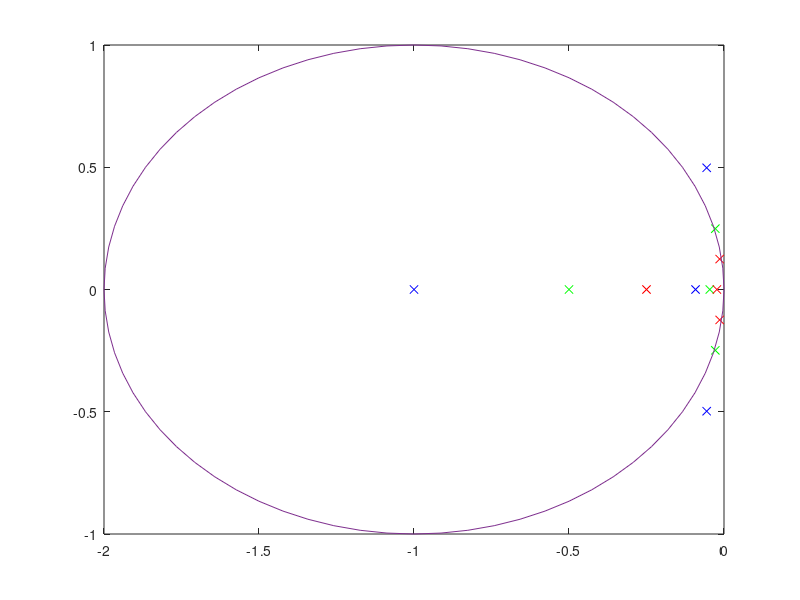

MATLAB code for this plot: (Note: this script raises an error after producing the figure.)
clear;
clc;

savePlots = true;

const.m = 1;
const.I = const.m/3;
const.cMac = 0.1;
const.xac = 0.25;
const.aw = 6;
const.ckphi = 2;
const.cky = 10;
const.cmuy = 0.02;
const.cmuphi = 0.02;

%% Question 1

a1 = const.cMac/const.I;
b1 = (const.xac*const.aw) / const.I;
c1 = -const.ckphi/const.I;
d1 = -const.cmuphi/const.I;

b2 = const.aw / const.m;
c2 = -const.cky/const.m;
d2 = -const.cmuy/const.m;

B = [0; 0; 0; a1];

A = [0, 1, 0, 0;
    c2, d2-b2, b2, 0;
    0, 0, 0, 1;
    0, -b1, b1+c1, d1];

%% Question 2

eigenvaluesA = eig(A);
absEigenvaluesA = sort(abs(eigenvaluesA), 'descend');

fprintf('Eigenvalues of A:\n');

for j = 1:4
    fprintf('%f + i*(%f)\n',real(eigenvaluesA(j)),imag(eigenvaluesA(j)));
end

fprintf('\n\n');

dt0 = 1/absEigenvaluesA(1);
dt1 = dt0 * (1/2);
dt = dt0 * (1/2)^2;

fprintf('Initial time step: %f\n\n', dt0);
fprintf('Stable time step: %f\n\n', dt);

figures.f1 = figure(1);
plot(real(eigenvaluesA).*dt0, imag(eigenvaluesA).*dt0, 'x', 'Color', "blue")
hold on
plot(real(eigenvaluesA).*dt1, imag(eigenvaluesA).*dt1, 'x', 'Color', "green")
plot(real(eigenvaluesA).*dt, imag(eigenvaluesA).*dt, 'x', 'Color', "red")
drawCircle(-1, 0, 1);
yline(0)
xline(0)
xlabel("Re", "Interpreter", "latex", FontSize = 15)
ylabel("Im", "Interpreter", "latex",'rotation',0, FontSize = 15)
title("Stability Region", "Interpreter", "LaTeX", FontSize = 20)
legend(sprintf("$\\Delta t^*= %f$", dt0), sprintf("$\\Delta t^*= %f$", dt1), sprintf("$\\Delta t^*= %f$", dt), "Interpreter", "latex")
xlim([-1.5, 0.2])
ylim([-1.1 1.1])
hold off

if savePlots
    saveas(gcf, "stability.png");
end

%% Question 3

x0 = [0; 0; 0; 0];

tExpEuler = [0, dt];
xExpEuler = [x0, eulerExplict_oneStep(@(tExpEuler,xExpEuler) diffEq(tExpEuler,xExpEuler,A,B), tExpEuler(end), x0, dt)];

condition = 1e-8;

while (abs(xExpEuler(2, end)) > condition) | (abs(xExpEuler(4, end)) > condition)

    xExpEuler = [xExpEuler, eulerExplict_oneStep(@(tExpEuler,xExpEuler) diffEq(tExpEuler,xExpEuler,A,B), tExpEuler(end), xExpEuler(:, end), dt)];
    tExpEuler = [tExpEuler, tExpEuler(end) + dt];

end

figures.f2 = figure(2);
plot(tExpEuler, xExpEuler(1,:))
hold on
plot(tExpEuler, xExpEuler(2,:))
plot(tExpEuler, xExpEuler(3,:))
plot(tExpEuler, xExpEuler(4,:))
xlabel("Time (s)", "Interpreter", "latex", FontSize = 15)
title("y, $\dot y$,$\phi$ and $\dot \phi$ V.S. time (Euler Explicit Method)", "Interpreter", "LaTeX", FontSize = 15)
legend("y","$\dot y$","$\phi$","$\dot \phi$", "Interpreter", "LaTeX", FontSize = 15)

if savePlots
    saveas(gcf, "eulerExplicit.png");
end

%% Question 4

tTrap = [0, dt];
xTrap = [x0, trapezoidal_oneStep(x0, dt, A, B)];

condition = 1e-8;

while (abs(xTrap(2, end)) > condition) | (abs(xTrap(4, end)) > condition)

    xTrap = [xTrap, trapezoidal_oneStep(xTrap(:,end), dt, A, B)];
    tTrap = [tTrap, tTrap(end) + dt];

end

figures.f3 = figure(3);
plot(tTrap, xTrap(1,:))
hold on
plot(tTrap, xTrap(2,:))
plot(tTrap, xTrap(3,:))
plot(tTrap, xTrap(4,:))
xlabel("Time (s)", "Interpreter", "latex", FontSize = 15)
title("y, $\dot y$,$\phi$ and $\dot \phi$ V.S. time (Trapezoidal Method)", "Interpreter", "LaTeX", FontSize = 15)
legend("y","$\dot y$","$\phi$","$\dot \phi$", "Interpreter", "LaTeX", FontSize = 15)

if savePlots
    saveas(gcf, "trapezoidal.png");
end

%% Question 5

fprintf("Computation of question 5 might take a while... (takes around 5min)\n\n")

tend = 7;

case1.dt = 1e-2;
case2.dt = 5e-3;
case3.dt = 1e-3;
case4.dt = 5e-4;
case5.dt = 1e-4;

cases = [case1, case2, case3, case4, case5];

for j = 1:5

    

    cases(j).tExpEuler = [0, cases(j).dt];
    cases(j).xExpEuler = [x0, eulerExplict_oneStep(@(t,x) diffEq(t,x,A,B), cases(j).tExpEuler(end), x0, cases(j).dt)];

    cases(j).tTrap = [0, cases(j).dt];
    cases(j).xTrap = [x0, trapezoidal_oneStep(x0, cases(j).dt, A, B)];

    % Euler Explicit

    while cases(j).tExpEuler < tend

        cases(j).xExpEuler = [cases(j).xExpEuler, eulerExplict_oneStep(@(t,x) diffEq(t,x,A,B), cases(j).tExpEuler(end), cases(j).xExpEuler(:, end), cases(j).dt)];
        cases(j).tExpEuler = [cases(j).tExpEuler, cases(j).tExpEuler(end) + cases(j).dt];

    end

    cases(j).index2Euler = find(cases(j).tExpEuler >= 2, 1);
    cases(j).index4Euler = find(cases(j).tExpEuler >= 4, 1);
    cases(j).index6Euler = find(cases(j).tExpEuler >= 6, 1);

    % Trapezoidal

    while cases(j).tTrap < tend

        cases(j).xTrap = [cases(j).xTrap, trapezoidal_oneStep(cases(j).xTrap(:,end), cases(j).dt, A, B)];
        cases(j).tTrap = [cases(j).tTrap, cases(j).tTrap(end) + cases(j).dt];

    end

    cases(j).index2Trap = find(cases(j).tTrap >= 2, 1);
    cases(j).index4Trap = find(cases(j).tTrap >= 4, 1);
    cases(j).index6Trap = find(cases(j).tTrap >= 6, 1);

    switch cases(j).dt
        case 1e-2
            fprintf("Case 1 computed.\n")
        case 5e-3
            fprintf("Case 2 computed.\n")
        case 1e-3
            fprintf("Case 3 computed. Be patient. \n")
        case 5e-4
            fprintf("Case 4 computed. No, the program didn't crash.\n")
        case 1e-4
            fprintf("Case 5 computed. Finally !!\n")
    end
    
end

cases(5).errorEuler = 0;
cases(5).errorTrap = 0;

for j = 1:4

    cases(j).error2Euler = norm(cases(j).xExpEuler(:, cases(j).index2Euler) - cases(5).xExpEuler(:, cases(5).index2Euler));
    cases(j).error4Euler = norm(cases(j).xExpEuler(:, cases(j).index4Euler) - cases(5).xExpEuler(:, cases(5).index4Euler));
    cases(j).error6Euler = norm(cases(j).xExpEuler(:, cases(j).index6Euler) - cases(5).xExpEuler(:, cases(5).index6Euler));

    cases(j).error2Trap = norm(cases(j).xTrap(:, cases(j).index2Trap) - cases(5).xTrap(:, cases(5).index2Trap));
    cases(j).error4Trap = norm(cases(j).xTrap(:, cases(j).index4Trap) - cases(5).xTrap(:, cases(5).index4Trap));
    cases(j).error6Trap = norm(cases(j).xTrap(:, cases(j).index6Trap) - cases(5).xTrap(:, cases(5).index6Trap));

end
%%
%load("question5.mat")

dtCases = [cases(1).dt, cases(2).dt, cases(3).dt, cases(4).dt, cases(5).dt];
t2errorEuler = [cases(1).error2Euler, cases(2).error2Euler, cases(3).error2Euler, cases(4).error2Euler, cases(5).errorEuler];
t4errorEuler = [cases(1).error4Euler, cases(2).error4Euler, cases(3).error4Euler, cases(4).error4Euler, cases(5).errorEuler];
t6errorEuler = [cases(1).error6Euler, cases(2).error6Euler, cases(3).error6Euler, cases(4).error6Euler, cases(5).errorEuler];

t2errorTrap = [cases(1).error2Trap, cases(2).error2Trap, cases(3).error2Trap, cases(4).error2Trap, cases(5).errorTrap];
t4errorTrap = [cases(1).error4Trap, cases(2).error4Trap, cases(3).error4Trap, cases(4).error4Trap, cases(5).errorTrap];
t6errorTrap = [cases(1).error6Trap, cases(2).error6Trap, cases(3).error6Trap, cases(4).error6Trap, cases(5).errorTrap];

figures.f4 = figure(4);
tiledlayout(2,1)

nexttile;
loglog(dtCases, t2errorEuler, 'x-')
hold on
loglog(dtCases, t4errorEuler, 'x-')
loglog(dtCases, t6errorEuler, 'x-')
xlabel("$\Delta t$", "Interpreter", "latex", FontSize = 15)
ylabel("Error", "Interpreter", "latex", FontSize = 15)
title("Error of Euler Explicit Method", "Interpreter", "LaTeX", FontSize = 15)
legend("t = 2s", "t = 4s", "t = 6s", "Interpreter", "latex", Location="southeast")
grid on

nexttile;
loglog(dtCases, t2errorTrap, 'x-')
hold on
loglog(dtCases, t4errorTrap, 'x-')
loglog(dtCases, t6errorTrap, 'x-')
xlabel("$\Delta t$", "Interpreter", "latex", FontSize = 15)
ylabel("Error", "Interpreter", "latex", FontSize = 15)
title("Error of Trapezoidal Method", "Interpreter", "LaTeX", FontSize = 15)
legend("t = 2s", "t = 4s", "t = 6s", "Interpreter", "latex", Location="southeast")
grid on

if savePlots
    saveas(gcf, "error.png");
end


function xdot = diffEq (t, x, A, B)    
%   Differential equation to be sovled
%
%   Args:
%       t: time
%       x: state vector
%       A: state matrix
%       B: independent values vector
%
%   Returns:
%       xdot: derivative of the state vector

    xdot = A*x + B;

end



function p = drawCircle(x,y,r)
%   Draws a circle in the plot given the position of the centre and the radius.
%
%   Args:
%       x: x position of the centre
%       y: y position of the centre
%       r: radius of the circle
%
%   Returns:
%       p: plot object

    theta = 0:pi/50:2*pi;

    xPos = r * cos(theta) + x;
    yPos = r * sin(theta) + y;

    p = plot(xPos, yPos);

end